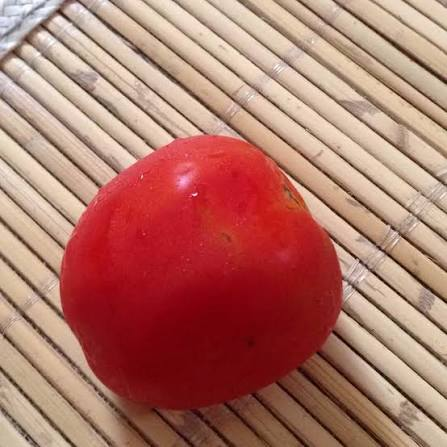
#> input picture sampel-tomat.jpg, 447 x 447 px
$ python image_processor.py
#> lines starting #> are read from the running program, lines starting #| are printed output that depends on the picture
import cv2
import numpy as np

def preprocess_tomato(image_path, target_height=360):
    # 1. Akuisisi & Spatial Downscaling
#> called with image_path = 'sampel-tomat.jpg', target_height = 360
    img = cv2.imread(image_path)
#> img is the input picture: shape (447, 447, 3); mean B, G, R 106.3, 118.8, 177
    if img is None:
        raise FileNotFoundError(f"Gambar tidak ditemukan di: {image_path}")

    h, w, _ = img.shape
#> h = 447; w = 447
    aspect_ratio = w / h
#> aspect_ratio = 1
    target_width = int(target_height * aspect_ratio)
#> target_width = 360
    downscaled_img = cv2.resize(img, (target_width, target_height), interpolation=cv2.INTER_AREA)

    # 2. Transformasi Ruang Warna BGR ke YCbCr
    ycbcr_img = cv2.cvtColor(downscaled_img, cv2.COLOR_BGR2YCrCb)
#> ycbcr_img: shape (360, 360, 3); mean of channels 0, 1, 2 134.8, 158.1, 111.9
    y_channel, cr_channel, cb_channel = cv2.split(ycbcr_img)
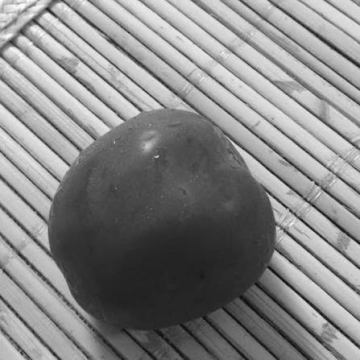
#> y_channel: shape (360, 360); min 11, max 252, mean 134.8
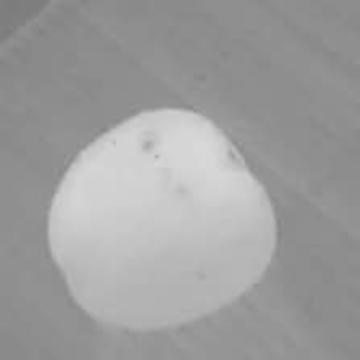
#> cr_channel: shape (360, 360); min 124, max 216, mean 158.1
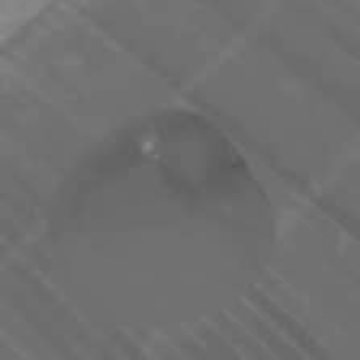
#> cb_channel: shape (360, 360); min 86, max 141, mean 111.9

    return downscaled_img, y_channel, cb_channel, cr_channel

def apply_luminance_masking(downscaled_img, y_channel, cb_channel, cr_channel, low_thresh=35, high_thresh=220):
    # 3. Luminance Masking: menyaring area shadow (< 35) dan glare (> 220)
#> called with low_thresh = 35, high_thresh = 220
    valid_mask = (y_channel >= low_thresh) & (y_channel <= high_thresh)
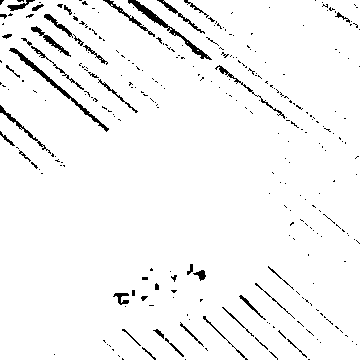
#> valid_mask: shape (360, 360) bool; 96.2% white; black in thin lines or dots

    valid_cb = cb_channel[valid_mask]
    valid_cr = cr_channel[valid_mask]

    masked_preview = cv2.bitwise_and(downscaled_img, downscaled_img, mask=valid_mask.astype(np.uint8) * 255)
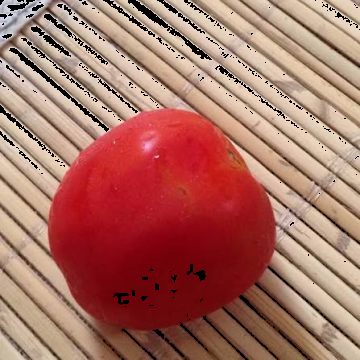
#> masked_preview: shape (360, 360, 3); mean B, G, R 100.3, 112.3, 169.4

    return valid_mask, valid_cb, valid_cr, masked_preview

def simulate_lossy_and_calculate_mse(downscaled_img, orig_cb, orig_cr, valid_mask, lossy_quality=20):
    # 4. Simulasi transmisi kompresi rendah (lossy) dalam memori
#> called with lossy_quality = 20
    encode_param = [int(cv2.IMWRITE_JPEG_QUALITY), lossy_quality]
    _, encimg = cv2.imencode('.jpg', downscaled_img, encode_param)
#> encimg = 10517 values, max 255 at index 0, min 0 at index 4, mean 117.2
    lossy_img = cv2.imdecode(encimg, 1)
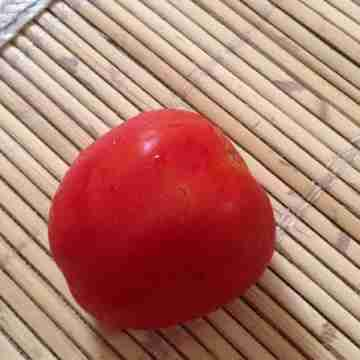
#> lossy_img: shape (360, 360, 3); mean B, G, R 106.5, 118.9, 176.9

    # Konversi citra terkompresi ke YCbCr
    lossy_ycbcr = cv2.cvtColor(lossy_img, cv2.COLOR_BGR2YCrCb)
#> lossy_ycbcr: shape (360, 360, 3); mean of channels 0, 1, 2 134.8, 158.1, 111.9
    _, lossy_cr, lossy_cb = cv2.split(lossy_ycbcr)

    # Hitung MSE pada kanal Cb dan Cr (hanya pada piksel valid hasil luminance masking)
    mse_cb = np.mean((orig_cb[valid_mask].astype(np.float64) - lossy_cb[valid_mask].astype(np.float64)) ** 2)
#> mse_cb = 4.46
    mse_cr = np.mean((orig_cr[valid_mask].astype(np.float64) - lossy_cr[valid_mask].astype(np.float64)) ** 2)
#> mse_cr = 6.74
    total_chroma_mse = (mse_cb + mse_cr) / 2.0
#> total_chroma_mse = 5.6

    return lossy_img, mse_cb, mse_cr, total_chroma_mse

def classify_ripeness_and_shelflife(mean_cr, mean_cb):
    # 5. Klasifikasi Kematangan & Pemodelan Regresi Sederhana untuk Shelf-life
    # Nilai netral kromatisitas YCbCr adalah 128. Semakin tinggi Cr > 128, semakin dominan pigmen merah (likopen).
    if mean_cr >= 150:
        status = "Matang (Ripe)"
        # Estimasi sisa umur simpan: 2 - 4 hari sebelum overripe
        estimated_days = max(1, round(4 - ((mean_cr - 150) * 0.1)))
    elif mean_cr >= 132:
        status = "Mengkal (Turning/Breaker)"
        # Estimasi sisa umur simpan: 5 - 8 hari
        estimated_days = max(4, round(8 - ((mean_cr - 132) * 0.15)))
    else:
        status = "Mentah (Green)"
        # Estimasi sisa umur simpan: 9 - 14 hari
        estimated_days = 12

    return status, estimated_days

def run_full_pipeline(image_path, target_height=360, lossy_quality=20):
    resized, y, cb, cr = preprocess_tomato(image_path, target_height)
    mask, clean_cb, clean_cr, preview = apply_luminance_masking(resized, y, cb, cr)
    lossy_img, mse_cb, mse_cr, total_mse = simulate_lossy_and_calculate_mse(resized, cb, cr, mask, lossy_quality)
#> mse_cb = 4.46; mse_cr = 6.74; total_mse = 5.6

    mean_cr = float(np.mean(clean_cr))
#> mean_cr = 158.7
    mean_cb = float(np.mean(clean_cb))
#> mean_cb = 111.7
    status, shelf_life = classify_ripeness_and_shelflife(mean_cr, mean_cb)
#> in classify_ripeness_and_shelflife, `estimated_days = max(1, round(4 - ((mean_cr - 150) * 0.1)))`: estimated_days = 3
#> status = 'Matang (Ripe)'; shelf_life = 3

    # 6. Output terstruktur siap kirim ke Web Dashboard (JSON/Dict)
    result = {
        "resolusi": f"{resized.shape[1]}x{resized.shape[0]}",
        "kualitas_kompresi_lossy": f"{lossy_quality}%",
        "mean_cb": round(mean_cb, 2),
        "mean_cr": round(mean_cr, 2),
        "mse_cb": round(float(mse_cb), 4),
        "mse_cr": round(float(mse_cr), 4),
        "total_degradasi_mse": round(float(total_mse), 4),
        "status_kematangan": status,
        "estimasi_shelf_life_hari": shelf_life
    }
    return result, preview, lossy_img

if __name__ == "__main__":
    sample_file = "sampel-tomat.jpg"
    try:
        hasil, _, _ = run_full_pipeline(sample_file, target_height=360, lossy_quality=20)
#> hasil = 9 items
        print("=== HASIL ANALISIS PIPELINE TOMAT ===")
        for key, val in hasil.items():
            print(f"{key}: {val}")
#> this loop made 9 passes
#> (key, val) on passes 1 to 9: ('resolusi', '360x360'), ('kualitas_kompresi_lossy', '20%'), ('mean_cb', 111.7), ('mean_cr', 158.7), ('mse_cb', 4.46), ('mse_cr', 6.74), ('total_degradasi_mse', 5.6), ('status_kematangan', 'Matang (Ripe)'), ('estimasi_shelf_life_hari', 3)
#| resolusi: 360x360
#| kualitas_kompresi_lossy: 20%
#| mean_cb: 111.74
#| mean_cr: 158.7
#| mse_cb: 4.4565
#| mse_cr: 6.737
#| total_degradasi_mse: 5.5968
#| status_kematangan: Matang (Ripe)
#> (further printed lines are left out)
    except Exception as e:
        print(f"Error: {e}")
